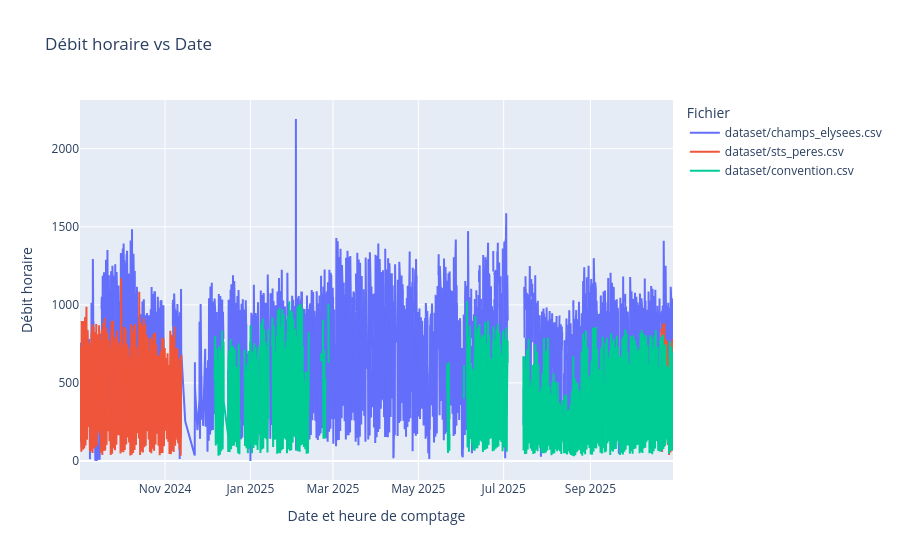

The cell this chart's notebook holds for it:
### Code cell
fig = go.Figure()
files = [
    "dataset/champs_elysees.csv",
    "dataset/sts_peres.csv",
    "dataset/convention.csv",
]
for file in files:
    tmp = pd.read_csv(file, parse_dates=["Date et heure de comptage"], sep=";")
    tmp = tmp.sort_values(by="Date et heure de comptage")
    fig.add_trace(
        go.Scatter(
            x=tmp["Date et heure de comptage"],
            y=tmp["Débit horaire"],
            mode="lines",
            name=file,
            hovertemplate="%{x}<br>Débit horaire: %{y}<extra></extra>",
        )
    )

fig.update_layout(
    title="Débit horaire vs Date",
    xaxis_title="Date et heure de comptage",
    yaxis_title="Débit horaire",
    legend_title="Fichier",
)
fig.show()

### Figure 1 — Plotly figure (JSON) as saved in the notebook; plotly's stock layout.template omitted (floating-point values rounded to 4 significant figures; data arrays with more than 128 entries replaced by an {"elided": "..."} marker saying what was removed)
{"data": [{"hovertemplate": "%{x}<br>Débit horaire: %{y}<extra></extra>", "mode": "lines", "name": "dataset/champs_elysees.csv", "type": "scatter", "x": {"elided": "9266 str values"}, "y": {"elided": "9266 float values"}}, {"hovertemplate": "%{x}<br>Débit horaire: %{y}<extra></extra>", "mode": "lines", "name": "dataset/sts_peres.csv", "type": "scatter", "x": {"elided": "9266 str values"}, "y": {"elided": "9266 float values"}}, {"hovertemplate": "%{x}<br>Débit horaire: %{y}<extra></extra>", "mode": "lines", "name": "dataset/convention.csv", "type": "scatter", "x": {"elided": "9266 str values"}, "y": {"elided": "9266 float values"}}], "layout": {"legend": {"title": {"text": "Fichier"}}, "title": {"text": "Débit horaire vs Date"}, "xaxis": {"title": {"text": "Date et heure de comptage"}}, "yaxis": {"title": {"text": "Débit horaire"}}}}
